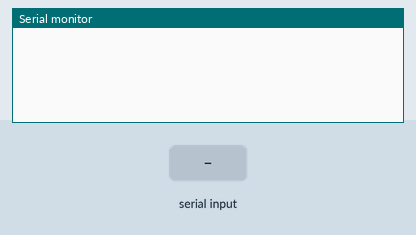
Simulated run of this sketch. Board: Arduino Mega 2560, built with avr-gcc and run on an emulated ATmega2560. Parts: the last lines printed to the serial monitor. The test bench sets the inputs (shaded band).

Above: at 1.2 s.
1.3 s: "1" received over the second serial link
At 2.5 s:
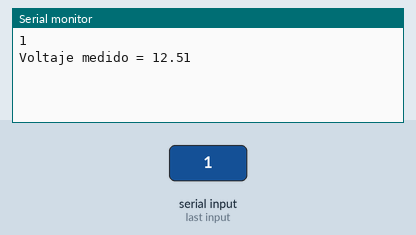
2.8 s: "2" received over the second serial link
At 3.7 s:
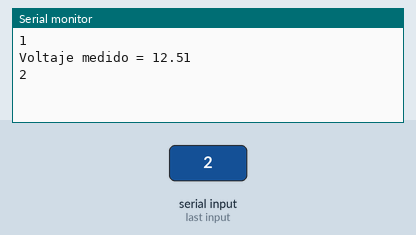

The sketch:

ProyectoFinal_-_5to_Bim_Arduino.ino
```cpp
#include <Wire.h>
#define VoltajePin A0
#define CorrientePin A1
#define Ohms A2

float sensibilidad = 0.185;
const float resistenciaBase = 1000.0;
const int promedio = 10;
float sumaDeResistencias = 0.0;

char comunicacion;

void setup() {
  Serial.begin(9600);
  Serial1.begin(9600);
}

void loop() {
  if (Serial1.available()) {
    comunicacion = Serial1.read();
    Serial.println(comunicacion);

    switch (comunicacion) {
      case '1':
       float voltaje = (float)25 * analogRead(VoltajePin) / 1023;
      Serial.print("Voltaje medido = ");
      Serial.println(voltaje);
      Serial1.print(voltaje);
      Serial1.print(' ');
      delay(500);
        break;

      case'2':
 sumaDeResistencias = 0.0;
  for (int i = 0; i < promedio; i++) {
    int estado = analogRead(Ohms);
    float voltaje = (5.0 / 1023.0) * estado;
    float resistenciaDesconocida = (voltaje * resistenciaBase) / (5.0 - voltaje);
    sumaDeResistencias += resistenciaDesconocida;
    delay(10); // Pequeña pausa entre lecturas para evitar ruido
  }
   float resistenciapromedio = sumaDeResistencias / promedio;
   Serial.println(sumaDeResistencias);
   Serial1.print(sumaDeResistencias,2);
   Serial1.print(' ');
   delay(500);
      break;

      case'3':
   float VoltajeSensor = analogRead(CorrientePin)*(5.0/1023);  // Lee el valor analógico del sensor
   float corriente = (VoltajeSensor - 2.5)/sensibilidad ;    // Convierte el valor en milivoltios
   Serial.print("Corriente: ");
   Serial.print(corriente, 2);  // Imprime la corriente con 2 decimales
   Serial1.print(corriente, 2);
   Serial1.print(' ');
   Serial.println(" A");
   delay(500);
      break;

      case '4':
      Serial.println("off");
      Serial1.print(';');
      break;
    }
  }
}
```

Measured:
- after the input at 1.3 s, the serial monitor: prints a new line at once (image 1)
- after the input at 2.8 s, the serial monitor: prints a new line at once (image 2)
